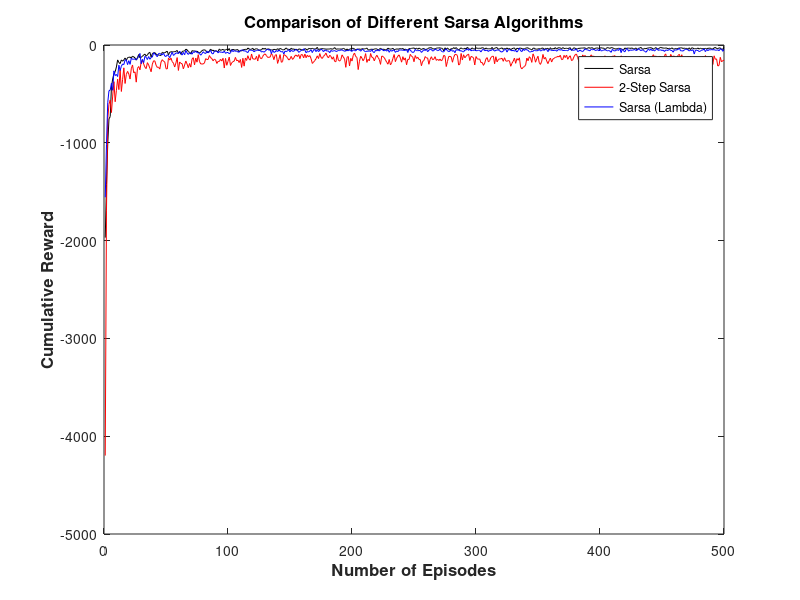

This figure's MATLAB source:
clear all
clc
load('run_CumRwd.mat')

load('Sarsa_Extensions.mat')


episodes = 500;

plot([1:episodes], J_Sarsa,'k',[1:episodes], J_Sarsa_2Step ,'r',[1:episodes], J_Sarsa_Lambda,'b')
legend('Sarsa', '2-Step Sarsa', 'Sarsa (Lambda)')
xlabel('Number of Episodes','fontweight','bold','fontsize',12)
ylabel('Cumulative Reward','fontweight','bold','fontsize',12)
title('Comparison of Different Sarsa Algorithms','fontweight','bold','fontsize',12);